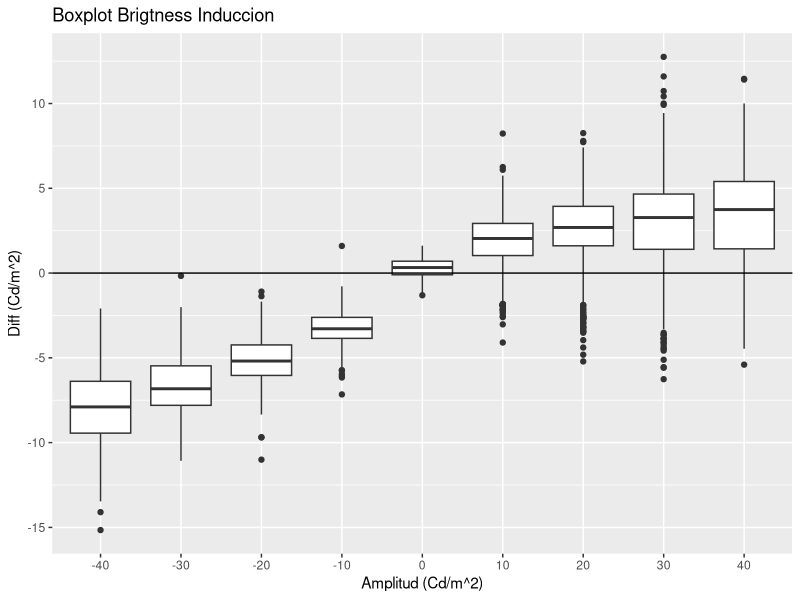
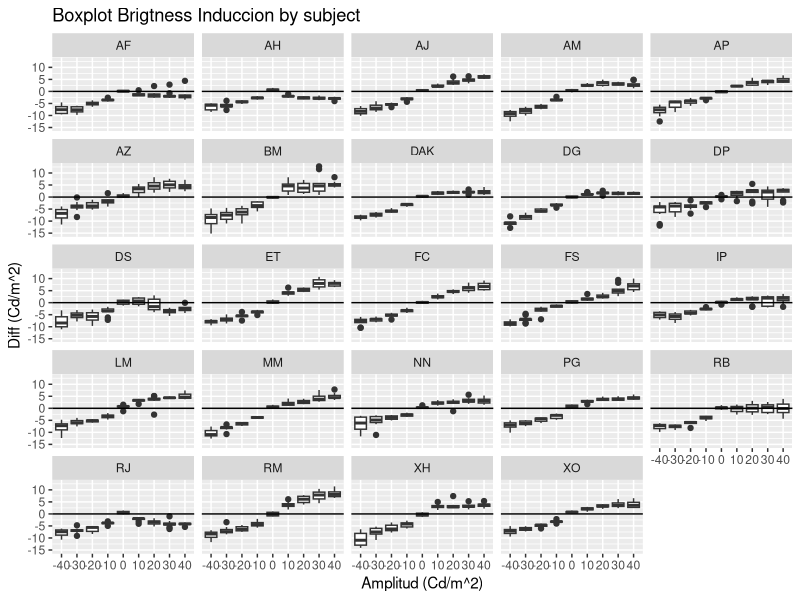
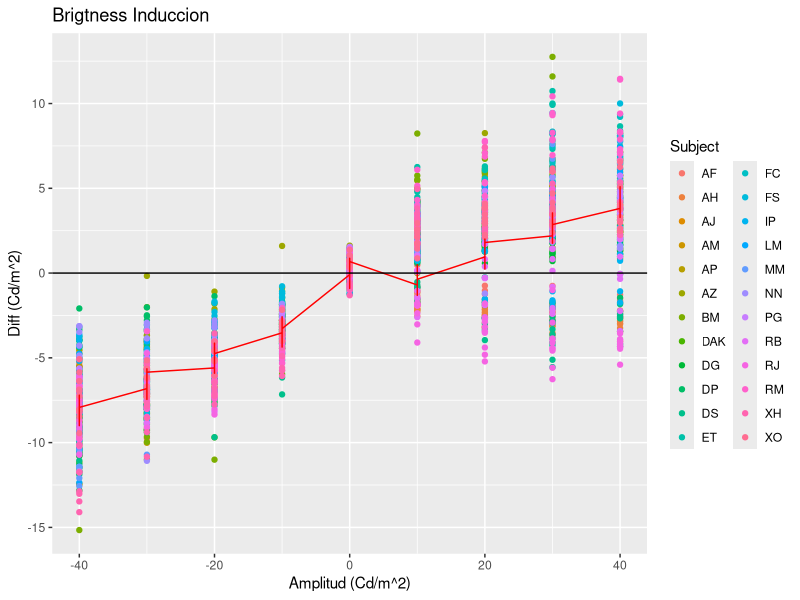
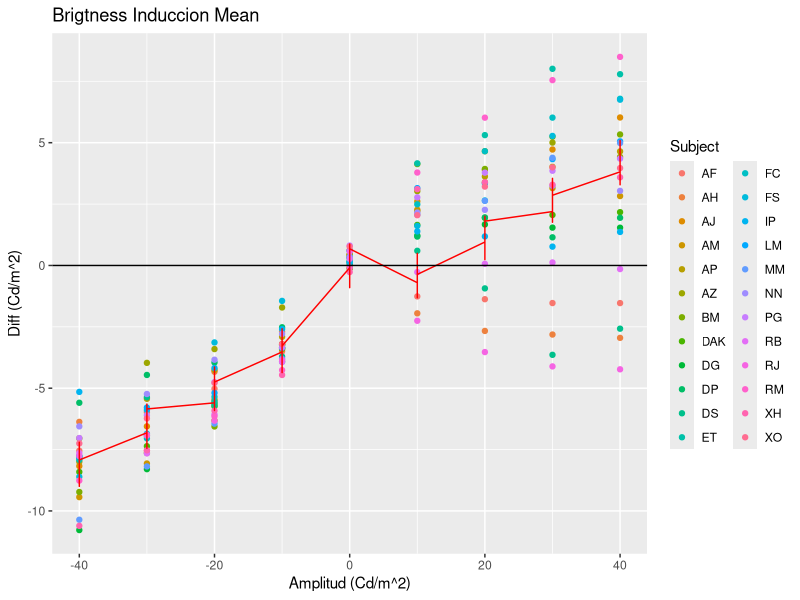
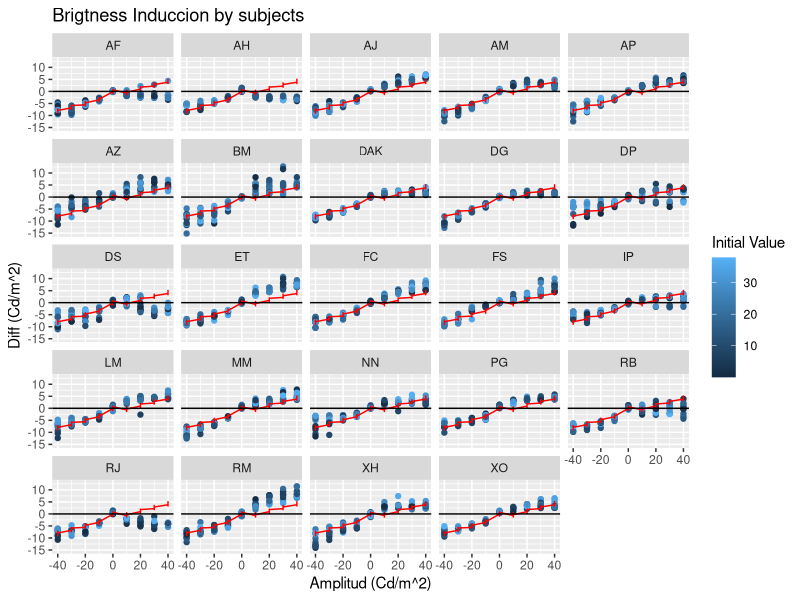
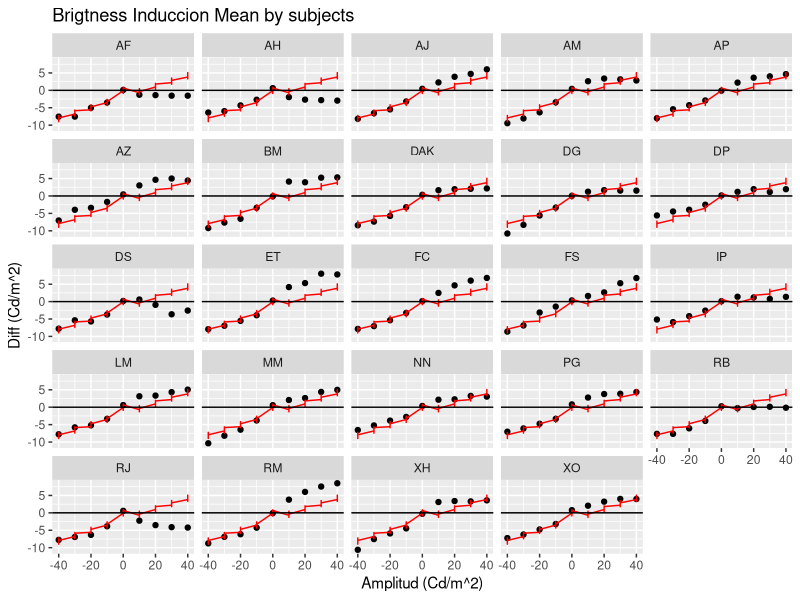
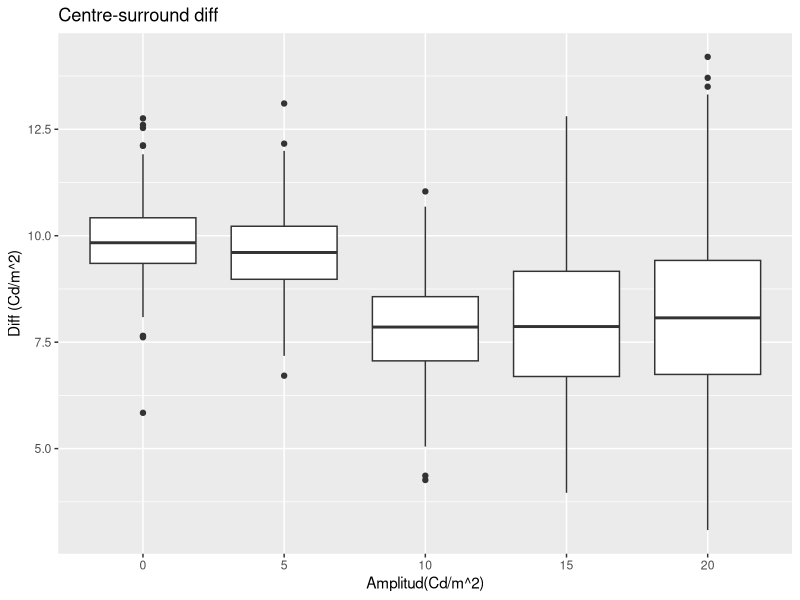
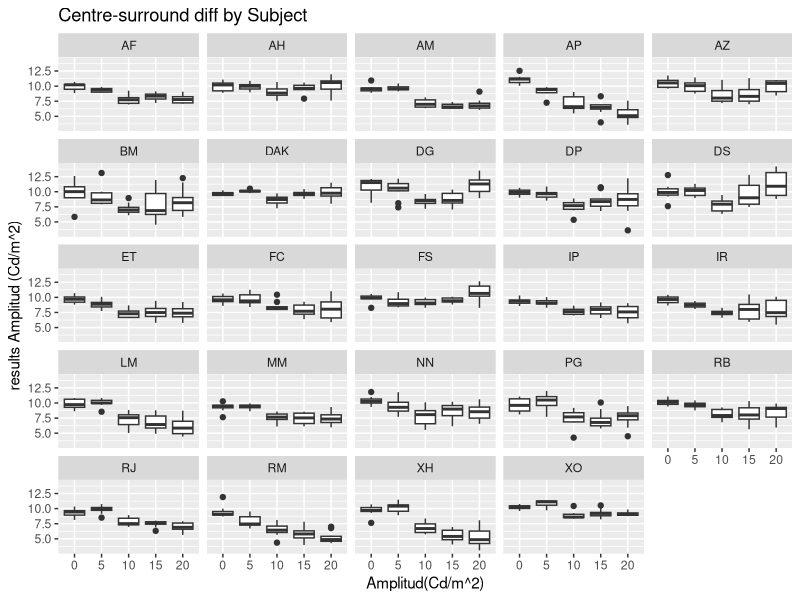

The R script that drew these images, in order:
setwd("C:/Users/rafael/Desktop/tfg")
library("readxl")
library("dplyr")
library(ggplot2)


################################################


Brigtness_induccion<-read_excel("BRIGTNESS INDUCCION_ALL.xlsx")
head(Brigtness_induccion)
#cojemos las 10 ultimas series
Brigtness_induccion<-data.frame(Brigtness_induccion)
aux_BI<-data.frame()

#cojer los 10 ultimos

for(x in unique(Brigtness_induccion$Subject)){
    for (i in 1:9){
      aux_BI<-rbind(aux_BI,tail(Brigtness_induccion[Brigtness_induccion$Subject==x & Brigtness_induccion$Index==i,],10))
  }
}



head(aux_BI)
aux_BI$diff<-aux_BI$Comparison.value.results. - aux_BI$Test.value
aux_BI$Amplitud<- aux_BI$First.inductor - aux_BI$Second.inductor

aux <- aux_BI %>% dplyr::group_by(Subject, Amplitud) %>%
  dplyr::summarise(MeanDiff=mean(`diff`))



#####analisys descriptivo##########

for (i in unique(aux$Subject)) {
  for(j in unique(aux$Amplitud)){
aux$var[aux$Subject==i & aux$Amplitud==j]=var(aux_BI$diff[aux_BI$Subject==i & aux_BI$Amplitud==j])
  }
}
aux$sd=sqrt(aux$var)

aux[aux$sd==max(aux$sd),]

names(aux_BI)

model<-lm(data = aux_BI, formula = diff~ORDEN+Seconds+EDAD+SEXO+Comparison.value.Initial.+Test.value+Amplitud)
summary(model)


# Call:
#   lm(formula = Comparison.value.results. ~ ORDEN + Seconds + EDAD + 
#        SEXO + Comparison.value.Initial. + Test.value + Amplitud, 
#      data = aux_BI)
# 
# Residuals:
#   Min       1Q   Median       3Q      Max 
# -10.3760  -1.1421   0.0575   1.4251   9.5994 
# 
# Coefficients:
#   Estimate Std. Error t value Pr(>|t|)    
# (Intercept)                6.055097   0.868799   6.970 4.45e-12 ***
#   ORDEN                      0.019064   0.013616   1.400  0.16164    
# Seconds                   -0.004669   0.007220  -0.647  0.51791    
# EDAD                      -0.020047   0.016257  -1.233  0.21768    
# SEXOH                     -0.140987   0.165577  -0.851  0.39461    
# SEXOM                     -0.731594   0.225647  -3.242  0.00121 ** 
#   Comparison.value.Initial.  0.027833   0.005391   5.163 2.70e-07 ***
#   Test.value                 0.609040   0.038150  15.965  < 2e-16 ***
#   Amplitud                   0.153981   0.002319  66.391  < 2e-16 ***
#   ---
#   Signif. codes:  0 ‘***’ 0.001 ‘**’ 0.01 ‘*’ 0.05 ‘.’ 0.1 ‘ ’ 1
# 
# Residual standard error: 2.538 on 1791 degrees of freedom
# (360 observations deleted due to missingness)
# Multiple R-squared:  0.7246,	Adjusted R-squared:  0.7234 
# F-statistic:   589 on 8 and 1791 DF,  p-value: < 2.2e-16


#para ver lo que puede esta causando estas discrepancias usaremos linear regresion para ver que variables son significantes
#podemos ver que el adjusted r-square es de 0.7234 ajustandose bastante bien probamos ha hacer un modelo eliminando las variables que no son significantes 



model2<-lm(data = aux_BI, formula = diff~SEXO+Comparison.value.Initial.+Test.value+Amplitud)
summary(model2)
# 
# Call:
#   lm(formula = Comparison.value.results. ~ SEXO + Comparison.value.Initial. + 
#        Test.value + Amplitud, data = aux_BI)
# 
# Residuals:
#   Min       1Q   Median       3Q      Max 
# -10.2876  -1.1548   0.0888   1.4412   9.5636 
# 
# Coefficients:
#   Estimate Std. Error t value Pr(>|t|)    
# (Intercept)                5.826965   0.670130   8.695  < 2e-16 ***
#   SEXOH                     -0.025180   0.144277  -0.175    0.861    
# SEXOM                     -0.939779   0.182510  -5.149 2.85e-07 ***
#   Comparison.value.Initial.  0.023186   0.004754   4.877 1.15e-06 ***
#   Test.value                 0.612624   0.033522  18.275  < 2e-16 ***
#   Amplitud                   0.153488   0.002040  75.236  < 2e-16 ***
#   ---
#   Signif. codes:  0 ‘***’ 0.001 ‘**’ 0.01 ‘*’ 0.05 ‘.’ 0.1 ‘ ’ 1
# 
# Residual standard error: 2.448 on 2154 degrees of freedom
# Multiple R-squared:  0.7377,	Adjusted R-squared:  0.7371 
# F-statistic:  1212 on 5 and 2154 DF,  p-value: < 2.2e-16

#Vemos que el este modelo se ajusta algo mejor, ya que podemos ver que la Multiple r-square es mayor y F-statistic es mayor

predicted<-data.frame( pred = predict(model2,aux_BI) , amplitud = aux_BI$Amplitud )  

aux3 <- predicted %>% dplyr::group_by(amplitud) %>%
  dplyr::summarise(MeanDiff=mean(pred))



ggplot(aux_BI,aes(x=factor(Amplitud), y=diff))+
  geom_boxplot()+
  geom_hline(yintercept = 0)+
  xlab("Amplitud (Cd/m^2)")+
  ylab("Diff (Cd/m^2)")+
  ggtitle("Boxplot Brigtness Induccion ")
ggsave("figure_3.png")


ggplot(aux_BI,aes(x=factor(Amplitud), y=diff))+
  geom_boxplot()+
  geom_hline(yintercept = 0)+
  xlab("Amplitud (Cd/m^2)")+
  ylab("Diff (Cd/m^2)")+
  facet_wrap(vars(Subject))+
  ggtitle("Boxplot Brigtness Induccion by subject")
ggsave("figure_4.png")






ggplot(aux_BI,aes(x=Amplitud, y=diff,color=Subject))+
  geom_point()+
  geom_line(color="red", data=predicted,aes(y=pred, x=amplitud))+
  xlab("Amplitud (Cd/m^2)")+
  ylab("Diff (Cd/m^2)")+
  ggtitle("Brigtness Induccion ")+
geom_hline(yintercept = 0)
ggsave("figure_5.png")

#lo primero que podemos ver es que hay una especie de repulcion en el 0 donde la amplitud es positiva
#otra cos que se pude ver es que en la franja negativa en la amplitud si hay supresion, el off(cuando el inductor es menor al test) en todos los casos
#pero en cambio en el on si podemor ver que hay casos en el que no se ha producido producido induccion si no supresion
#la linea roja es la linea de prediccion que obtenemos con el modelo 2 







ggplot(aux,aes(x=Amplitud, y=MeanDiff,color=Subject))+
  geom_point()+
  geom_line(color="red", data=predicted,aes(y=pred, x=amplitud))+
  xlab("Amplitud (Cd/m^2)")+
  ylab("Diff (Cd/m^2)")+
  ggtitle("Brigtness Induccion Mean")+
  geom_hline(yintercept = 0)
ggsave("Figure_6.png")

#si miramos la medias podemos ver mas claro como hay una repulsion en el 0 en las amplitudes positivas


  ggplot(aux_BI,aes(x=Amplitud, y=diff,color=Comparison.value.Initial.))+
  geom_point()+
  geom_line(color="red", data=predicted,aes(y=pred, x=amplitud))+
  xlab("Amplitud (Cd/m^2)")+
  ylab("Diff (Cd/m^2)")+
  labs(color="Initial Value")+
  ggtitle("Brigtness Induccion by subjects ")+
  geom_hline(yintercept = 0)+
  facet_wrap(vars(Subject))
  ggsave("Figure_7.png")
  
  #si lo separamos por sujetos podemos claramente los sujetos que son anomoalos ,
  #DP por ejemplo podemos ver en amplitudes positivas que hay tanto en positivos
  #como negativos cosa que no es lo esperable, pero se puede ver con un vistazo que el valor inicial 
  #si influye en lo que acaba poniendo el sujeto eso tambien lo demuestra el modelo 1 y2
  #si hacemos un linear regreseon podemos ver que la variable Comparison.value.Initial. que es la que nos indica cual es la luminancia con la que empieza dicha medicion
  



  ggplot(aux,aes(x=Amplitud, y=MeanDiff))+
    geom_point()+
    geom_line(color="red", data=predicted,aes(y=pred, x=amplitud))+
    xlab("Amplitud (Cd/m^2)")+
    ylab("Diff (Cd/m^2)")+
    labs(color="Initial Value")+
    ggtitle("Brigtness Induccion Mean by subjects")+
    geom_hline(yintercept = 0)+
    facet_wrap(vars(Subject))
  ggsave("Figure_8.png")
  
  #si miramos las medias podemos ver de forma mas sencilla los sujetos que se debian 
  #de la norma
  
  
  
  


######################################################################
center_surround<-read_excel("Center surround _all.xlsx")

head(center_surround)

names(center_surround)


head(aux_BI)

aux_CS<-data.frame()

#cojer los 10 ultimos

for(x in unique(center_surround$Subject)){
  for (i in 1:5){
    aux_CS<-rbind(aux_CS,tail(center_surround[center_surround$Subject==x & center_surround$Index==i,],10))
  }
}

aux <- aux_CS %>% dplyr::group_by(Subject, Amplitud) %>%
  dplyr::summarise(MeanAmplitude=mean(`Result (final amplitude)`))

model<-lm(data = aux_CS, formula = `Result (final amplitude)`~Amplitud+Seconds+`Initial diff position`+SEXO)
summary(model)

model2<-lm(data = aux_CS, formula = `Result (final amplitude)`~Amplitud)
summary(model2)

#los modelos que obtenemos tienen un multiplpe r-square muy pequeño no que podemos ver que se agusta miu mal
  

aux_CS$diff<- aux_CS$`Inside amplitud`-aux_CS$`Result (final amplitude)`

ggplot(data= aux_CS, aes(x=factor(Amplitud),y=`Result (final amplitude)`))+
  geom_boxplot()+
  xlab("Amplitud(Cd/m^2)")+
  ylab("Diff (Cd/m^2)")+
  ggtitle("Centre-surround diff ")
ggsave("Figura_9.png")
#es este plot podemos ver como hhay mucha variabilidad en cuando la amplitud es 20 osea que llega a los 2 extremos 40Cd y 0 Cd 
#y es cuando se ve que hay mucha dispersion 



ggplot(data= aux_CS, aes(x=factor(Amplitud),y=`Result (final amplitude)`))+
geom_boxplot()+
  xlab("Amplitud(Cd/m^2)")+
  ylab("results Amplitud (Cd/m^2)")+
  ggtitle("Centre-surround diff by Subject ")+
  facet_wrap(vars(Subject))
ggsave("Figura_10.png")

#lo que podemos ver en estos plots es lo siguiente, 
#es mas comun que haya mas dispersion en cada sujeto cuando mayor es la amplitud
#hay sujetos como BM la dispersion en cuanto aumeta la amplitud en 10 es extrema, 
#sujetos como XO en la que no se puede aprecias que haya suopresion 
#o sujetos como AM en la que no hay diferencia en cuanto pasas de la amplitud 10 



##############################################################

predicted<-data.frame( pred = predict(model2,aux_CS) , amplitud = aux_CS$Amplitud )  

aux3 <- predicted %>% dplyr::group_by(amplitud) %>%
  dplyr::summarise(MeanAmplitud=mean(pred))



head(aux_CS)

ggplot(data= aux_CS, aes(x=Amplitud,y=`Result (final amplitude)`,color=Subject))+
  geom_point()+
  geom_line(color="red", data=predicted,aes(y=pred, x=amplitud))+
  xlab("Amplitud (Cd/m^2)")+
  ylab("Amplitud Results(Cd/m^2)")+
  ggtitle("Centre-surround Amplitud")
ggsave("Figure_11.png")

ggplot(data= aux, aes(x=Amplitud,y=MeanAmplitude,color=Subject))+
  geom_point()+
  geom_line(color="red", data=predicted,aes(y=pred, x=amplitud))+
  xlab("Amplitud (Cd/m^2)")+
  ylab("Amplitud Results(Cd/m^2)")+
  ggtitle("Centre-surround Amplitud Mean")
ggsave("Figure_12.png")

#en este plot podemos ver que como a medida que se aumenta la amplitud la hay mas variacion entre los sujetos y en ellos mismos

ggplot(data= aux_CS, aes(x=Amplitud,y=`Result (final amplitude)`,color=Subject))+
  geom_point()+
  geom_line(color="red", data=predicted,aes(y=pred, x=amplitud))+
  xlab("Amplitud (Cd/m^2)")+
  ylab("Amplitud Results(Cd/m^2)")+
  ggtitle("Centre-surround Amplitud")+
  facet_wrap(vars(Subject))
ggsave("Figure_13.png")

#si lo vemos por sujeto podemos ver como hay sujetos como af que siguen lo predecido y luego sujetos como DS o XO que no lo siguen





#Viendo la medias en un point plot podemos ver que cuando la amplitud del surroundes menor a al center aunque se produce supresion y en algunos se produce infuccion
#pero cuando la amplitud del surround es mayor al center a diferencia de lo esperado  hay genete en la que no se produce supresion si no que hay gente a la que se produce induccion 
#cosa completamente a la esperada 

ggplot(data= aux, aes(x=Amplitud,y=MeanAmplitude,color=Subject))+
  geom_point()+
  geom_line(color="red", data=predicted,aes(y=pred, x=amplitud))+
  xlab("Amplitud (Cd/m^2)")+
  ylab("Amplitud Results(Cd/m^2)")+
  ggtitle("Centre-surround Amplitud Mean By subject")+
  facet_wrap(vars(Subject))
ggsave("Center-surround_amplitud_mean.png")

#si vemos las medias por sujetos podemos ver aun mas claro las divergencias entre los sujetos 

#podemos ver que la amplitud inicial podemos ver que si hay alguna relacion en donde espieza a el resultado final
#en amplitud bajas podemos ver que si la amplitud inicial en baja la hay una tendencia la induccion mientras que en amplitudes altas es al contrario

ggplot(data= aux_CS, aes(x=factor(Amplitud),y=`Result (final amplitude)`,color=`Initial diff position`))+
  geom_point()+
  xlab("Amplitud (Cd/m^2)")+
  ylab("Amplitud Results(Cd/m^2)")+
  geom_hline(yintercept = 10)+
  labs(color="Initial Amplitud")+
  ggtitle("Amplitud results")+
  facet_wrap(vars(Subject))
ggsave("Figure_14.png")
#podemos ver que la amplitud inicial podemos ver que si hay alguna relacion en donde espieza a el resultado final
#en amplitud bajas podemos ver que si la amplitud inicial en baja la hay una tendencia la induccion mientras que en amplitudes altas es al contrario
#si miramos por sujetos podemos ver que hay sujetos en el que sucede lo esperado como ap 
#sujetos que hay no se produce supresion como XO, o sujetos como DS en la que se produce una induccion




##############################################################################
